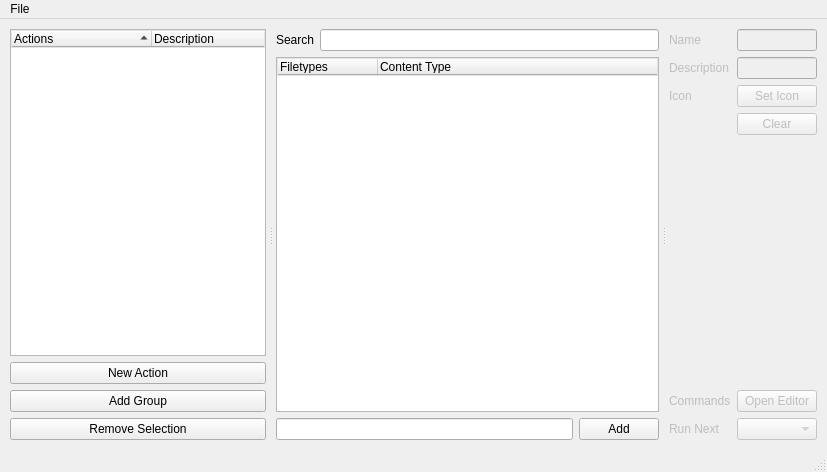
<?xml version="1.0" encoding="UTF-8"?>
<ui version="4.0">
 <class>MainWindow</class>
 <widget class="QMainWindow" name="MainWindow">
  <property name="geometry">
   <rect>
    <x>0</x>
    <y>0</y>
    <width>827</width>
    <height>472</height>
   </rect>
  </property>
  <property name="windowTitle">
   <string>MainWindow</string>
  </property>
  <property name="styleSheet">
   <string notr="true"/>
  </property>
  <widget class="QWidget" name="centralwidget">
   <property name="sizePolicy">
    <sizepolicy hsizetype="Maximum" vsizetype="Maximum">
     <horstretch>0</horstretch>
     <verstretch>0</verstretch>
    </sizepolicy>
   </property>
   <property name="autoFillBackground">
    <bool>true</bool>
   </property>
   <layout class="QGridLayout" name="gridLayout_4">
    <property name="leftMargin">
     <number>10</number>
    </property>
    <property name="topMargin">
     <number>10</number>
    </property>
    <property name="rightMargin">
     <number>10</number>
    </property>
    <property name="bottomMargin">
     <number>10</number>
    </property>
    <property name="spacing">
     <number>5</number>
    </property>
    <item row="0" column="0">
     <widget class="QSplitter" name="splitter">
      <property name="orientation">
       <enum>Qt::Horizontal</enum>
      </property>
      <property name="handleWidth">
       <number>10</number>
      </property>
      <widget class="QWidget" name="widget_3" native="true">
       <property name="styleSheet">
        <string notr="true"/>
       </property>
       <layout class="QGridLayout" name="gridLayout_3">
        <item row="0" column="0">
         <layout class="QVBoxLayout" name="verticalLayout_3">
          <item>
           <widget class="QTreeWidget" name="treeWidget">
            <property name="sizePolicy">
             <sizepolicy hsizetype="Expanding" vsizetype="Expanding">
              <horstretch>25</horstretch>
              <verstretch>0</verstretch>
             </sizepolicy>
            </property>
            <property name="styleSheet">
             <string notr="true">QHeaderView {
	border: 1px solid #E5E5E5;
}

QTreeView::branch:has-siblings:!adjoins-item {
    border-image: url(:/images/images/vline.png) 0;
}

QTreeView::branch:has-siblings:adjoins-item {
    border-image: url(:/images/images/branch-more.png) 0;
}

QTreeView::branch:!has-children:!has-siblings:adjoins-item {
    border-image: url(:/images/images/branch-end.png) 0;
}

QTreeView::branch:has-children:!has-siblings:closed,
QTreeView::branch:closed:has-children:has-siblings {
        border-image: none;
        image: url(:/images/images/branch-closed.png);
}

QTreeView::branch:open:has-children:!has-siblings,
QTreeView::branch:open:has-children:has-siblings  {
        border-image: none;
        image: url(:/images/images/branch-open.png);
}</string>
            </property>
            <property name="dragEnabled">
             <bool>true</bool>
            </property>
            <property name="dragDropOverwriteMode">
             <bool>true</bool>
            </property>
            <property name="dragDropMode">
             <enum>QAbstractItemView::InternalMove</enum>
            </property>
            <property name="indentation">
             <number>18</number>
            </property>
            <property name="rootIsDecorated">
             <bool>true</bool>
            </property>
            <property name="sortingEnabled">
             <bool>true</bool>
            </property>
            <property name="animated">
             <bool>true</bool>
            </property>
            <property name="allColumnsShowFocus">
             <bool>true</bool>
            </property>
            <attribute name="headerCascadingSectionResizes">
             <bool>false</bool>
            </attribute>
            <attribute name="headerDefaultSectionSize">
             <number>140</number>
            </attribute>
            <attribute name="headerHighlightSections">
             <bool>false</bool>
            </attribute>
            <column>
             <property name="text">
              <string>Actions</string>
             </property>
            </column>
            <column>
             <property name="text">
              <string>Description</string>
             </property>
            </column>
           </widget>
          </item>
          <item>
           <layout class="QVBoxLayout" name="verticalLayout_2">
            <item>
             <widget class="QPushButton" name="pushButton_3">
              <property name="text">
               <string>New Action</string>
              </property>
             </widget>
            </item>
            <item>
             <layout class="QHBoxLayout" name="horizontalLayout_4">
              <item>
               <widget class="QPushButton" name="pushButton_2">
                <property name="text">
                 <string>Add Group</string>
                </property>
               </widget>
              </item>
             </layout>
            </item>
            <item>
             <widget class="QPushButton" name="pushButton_7">
              <property name="text">
               <string>Remove Selection</string>
              </property>
             </widget>
            </item>
           </layout>
          </item>
         </layout>
        </item>
       </layout>
      </widget>
      <widget class="QWidget" name="widget_2" native="true">
       <property name="sizePolicy">
        <sizepolicy hsizetype="Preferred" vsizetype="Preferred">
         <horstretch>50</horstretch>
         <verstretch>0</verstretch>
        </sizepolicy>
       </property>
       <property name="styleSheet">
        <string notr="true"/>
       </property>
       <layout class="QGridLayout" name="gridLayout">
        <item row="0" column="0">
         <layout class="QVBoxLayout" name="verticalLayout">
          <item>
           <layout class="QHBoxLayout" name="horizontalLayout">
            <item>
             <widget class="QLabel" name="label_4">
              <property name="text">
               <string>Search</string>
              </property>
             </widget>
            </item>
            <item>
             <widget class="QLineEdit" name="lineEdit_4"/>
            </item>
           </layout>
          </item>
          <item>
           <widget class="QTreeWidget" name="treeWidget_2">
            <property name="sizePolicy">
             <sizepolicy hsizetype="Expanding" vsizetype="Expanding">
              <horstretch>50</horstretch>
              <verstretch>0</verstretch>
             </sizepolicy>
            </property>
            <property name="styleSheet">
             <string notr="true">QHeaderView {
	border: 1px solid #E5E5E5;
}

QTreeView::branch:has-siblings:!adjoins-item {
    border-image: url(:/images/images/vline.png) 0;
}

QTreeView::branch:has-siblings:adjoins-item {
    border-image: url(:/images/images/branch-more.png) 0;
}

QTreeView::branch:!has-children:!has-siblings:adjoins-item {
    border-image: url(:/images/images/branch-end.png) 0;
}

QTreeView::branch:has-children:!has-siblings:closed,
QTreeView::branch:closed:has-children:has-siblings {
        border-image: none;
        image: url(:/images/images/branch-closed.png);
}

QTreeView::branch:open:has-children:!has-siblings,
QTreeView::branch:open:has-children:has-siblings  {
        border-image: none;
        image: url(:/images/images/branch-open.png);
}</string>
            </property>
            <property name="showDropIndicator" stdset="0">
             <bool>true</bool>
            </property>
            <property name="selectionMode">
             <enum>QAbstractItemView::ExtendedSelection</enum>
            </property>
            <property name="sortingEnabled">
             <bool>false</bool>
            </property>
            <column>
             <property name="text">
              <string>Filetypes</string>
             </property>
            </column>
            <column>
             <property name="text">
              <string>Content Type</string>
             </property>
            </column>
           </widget>
          </item>
          <item>
           <layout class="QHBoxLayout" name="horizontalLayout_2">
            <item>
             <widget class="QLineEdit" name="lineEdit_5"/>
            </item>
            <item>
             <widget class="QPushButton" name="pushButton">
              <property name="text">
               <string>Add</string>
              </property>
             </widget>
            </item>
           </layout>
          </item>
         </layout>
        </item>
       </layout>
      </widget>
      <widget class="QWidget" name="widget" native="true">
       <property name="sizePolicy">
        <sizepolicy hsizetype="Preferred" vsizetype="Preferred">
         <horstretch>25</horstretch>
         <verstretch>0</verstretch>
        </sizepolicy>
       </property>
       <property name="styleSheet">
        <string notr="true"/>
       </property>
       <layout class="QVBoxLayout" name="verticalLayout_4">
        <item>
         <layout class="QFormLayout" name="formLayout">
          <item row="0" column="0">
           <widget class="QLabel" name="label">
            <property name="enabled">
             <bool>false</bool>
            </property>
            <property name="text">
             <string>Name</string>
            </property>
           </widget>
          </item>
          <item row="0" column="1">
           <widget class="QLineEdit" name="lineEdit">
            <property name="enabled">
             <bool>false</bool>
            </property>
           </widget>
          </item>
          <item row="1" column="0">
           <widget class="QLabel" name="label_2">
            <property name="enabled">
             <bool>false</bool>
            </property>
            <property name="text">
             <string>Description</string>
            </property>
           </widget>
          </item>
          <item row="1" column="1">
           <widget class="QLineEdit" name="lineEdit_2">
            <property name="enabled">
             <bool>false</bool>
            </property>
           </widget>
          </item>
          <item row="4" column="1">
           <spacer name="verticalSpacer">
            <property name="orientation">
             <enum>Qt::Vertical</enum>
            </property>
            <property name="sizeHint" stdset="0">
             <size>
              <width>20</width>
              <height>10</height>
             </size>
            </property>
           </spacer>
          </item>
          <item row="5" column="0">
           <widget class="QLabel" name="label_3">
            <property name="enabled">
             <bool>false</bool>
            </property>
            <property name="text">
             <string>Commands</string>
            </property>
           </widget>
          </item>
          <item row="5" column="1">
           <widget class="QPushButton" name="pushButton_6">
            <property name="enabled">
             <bool>false</bool>
            </property>
            <property name="text">
             <string>Open Editor</string>
            </property>
           </widget>
          </item>
          <item row="6" column="0">
           <widget class="QLabel" name="label_5">
            <property name="enabled">
             <bool>false</bool>
            </property>
            <property name="text">
             <string>Run Next</string>
            </property>
           </widget>
          </item>
          <item row="6" column="1">
           <widget class="QComboBox" name="comboBox">
            <property name="enabled">
             <bool>false</bool>
            </property>
           </widget>
          </item>
          <item row="2" column="1">
           <widget class="QPushButton" name="pushButton_4">
            <property name="enabled">
             <bool>false</bool>
            </property>
            <property name="text">
             <string>Set Icon</string>
            </property>
           </widget>
          </item>
          <item row="2" column="0">
           <widget class="QLabel" name="label_6">
            <property name="enabled">
             <bool>false</bool>
            </property>
            <property name="text">
             <string>Icon</string>
            </property>
           </widget>
          </item>
          <item row="3" column="1">
           <widget class="QPushButton" name="pushButton_5">
            <property name="enabled">
             <bool>false</bool>
            </property>
            <property name="text">
             <string>Clear</string>
            </property>
           </widget>
          </item>
         </layout>
        </item>
        <item>
         <layout class="QHBoxLayout" name="horizontalLayout_3"/>
        </item>
       </layout>
      </widget>
     </widget>
    </item>
   </layout>
  </widget>
  <widget class="QMenuBar" name="menubar">
   <property name="geometry">
    <rect>
     <x>0</x>
     <y>0</y>
     <width>827</width>
     <height>21</height>
    </rect>
   </property>
   <widget class="QMenu" name="menuSave">
    <property name="title">
     <string>File</string>
    </property>
    <addaction name="actionSave"/>
    <addaction name="separator"/>
    <addaction name="actionImport"/>
    <addaction name="actionExport"/>
    <addaction name="separator"/>
    <addaction name="actionExit"/>
   </widget>
   <addaction name="separator"/>
   <addaction name="menuSave"/>
  </widget>
  <widget class="QStatusBar" name="statusbar"/>
  <action name="actionSave">
   <property name="text">
    <string>Save</string>
   </property>
  </action>
  <action name="actionImport">
   <property name="enabled">
    <bool>false</bool>
   </property>
   <property name="text">
    <string>Import</string>
   </property>
  </action>
  <action name="actionExport">
   <property name="enabled">
    <bool>false</bool>
   </property>
   <property name="text">
    <string>Export</string>
   </property>
  </action>
  <action name="actionExit">
   <property name="text">
    <string>Exit</string>
   </property>
  </action>
 </widget>
 <resources>
  <include location="res.qrc"/>
 </resources>
 <connections/>
</ui>
